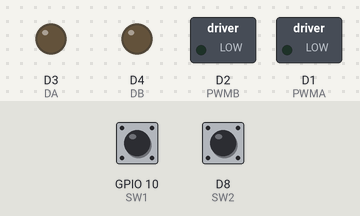
Recording of a sketch running on a simulated ESP8266 (NodeMCU). On the bench: switched loads named in the sketch (green lamp = pin HIGH), output pins drawn as LEDs (lit = HIGH). The inputs (shaded band) are chosen by the test bench; at power-on: GPIO 10 (SW1) LOW, D8 (SW2) LOW. WiFi joins after 1.5 s; servers stay silent unless stated; what the sketch prints to the serial monitor is not drawn.

Above: at 3.2 s.
3.3 s: GPIO 10 (SW1) pulled HIGH for 1 s
At 4.4 s:
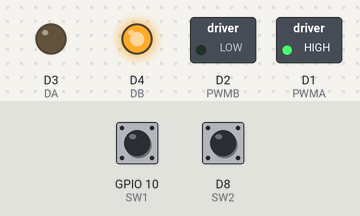
6.5 s: D8 (SW2) pulled HIGH for 1 s
At 8.8 s:
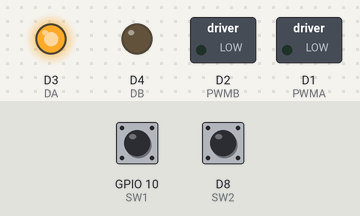
9.5 s: D8 (SW2) pulled HIGH for 3.2 s
At 10.4 s:
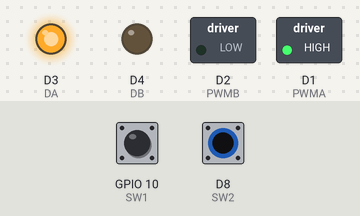
14.5 s: GPIO 10 (SW1) pulled HIGH for 3.2 s
At 15.6 s:
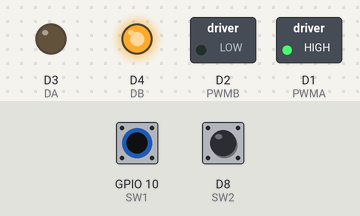
Timing chart, 0 to 19.5 s (numbered marks = the images above; inputs shaded):
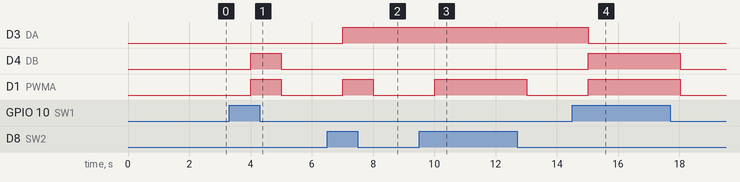

The sketch:

nodemcu.ino
```cpp
#include <ESP8266WiFi.h>
#include <ESPAsyncTCP.h>
#include <ESPAsyncWebServer.h>

//핀번호 정의
int PWMA = D1;
int PWMB = D2;
int DA = D3;
int DB = D4;
int SW1 = 10; //SD3 pin
int SW2 = D8; //8 pin
int SW3 = D7; //7 pin
int SW4 = D6; //6 pin
int SW5 = D5; //5 pin
int motorSpeed = 400;
const char* ssid     = "seongmin";
const char* password = "qwer1234";
String safedata = "고리가 연결되었습니다.";
AsyncWebServer server(80);

AsyncEventSource events("/events");

unsigned long lastTime = 0;
unsigned long timerDelay = 1000;
void initWiFi() {
    WiFi.mode(WIFI_STA);
    WiFi.begin(ssid, password);
    Serial.println("Connecting to WiFi seongmin..");
    while (WiFi.status() != WL_CONNECTED) {
        Serial.println('.');
        delay(1000);
    }
    Serial.println(WiFi.localIP());
}
String processor(const String& var){
  //Serial.println(var);
  if(var == "SAFEDATA"){
    return String(safedata);
  }
}
const char index_html[] PROGMEM = R"rawliteral(
<!DOCTYPE HTML><html>
<head>
  <meta charset="utf-8">
  <title>ESP Web Server</title>
  <meta name="viewport" content="width=device-width, initial-scale=1">
  <link rel="stylesheet" href="https://use.fontawesome.com/releases/v5.7.2/css/all.css" integrity="sha384-fnmOCqbTlWIlj8LyTjo7mOUStjsKC4pOpQbqyi7RrhN7udi9RwhKkMHpvLbHG9Sr" crossorigin="anonymous">
  <link rel="icon" href="data:,">
  <style>
    html {font-family: Arial; display: inline-block; text-align: center;}
    p { font-size: 1.2rem;}
    body {  margin: 0;}
    .topnav { overflow: hidden; background-color: #50B8B4; color: white; font-size: 1rem; }
    .content { padding: 20px; }
    .card { background-color: white; box-shadow: 2px 2px 12px 1px rgba(140,140,140,.5); }
    .cards { max-width: 800px; margin: 0 auto; display: grid; grid-gap: 2rem; grid-template-columns: repeat(auto-fit, minmax(200px, 1fr)); }
    .reading { font-size: 1.4rem; }
  </style>
</head>
<body>
  <div class="topnav">
    <h1>안전고리 체결감지 센서</h1>
  </div>
  <div class="content">
    <div class="cards">
      <div class="card">
        <p> 1번 고리</p><p><span class="reading"><span id="safe">%SAFEDATA%</span></span></p>
      </div>
      <div class="card">
        <p> n번 고리</p><p><span class="reading"><span id="hum">연결안됨</span></span></p>
      </div>
      <div class="card">
        <p> n번 고리</p><p><span class="reading"><span id="pres">연결안됨</span></span></p>
      </div>
      <div class="card">
        <p> n번 고리</p><p><span class="reading"><span id="temp">연결안됨</span></span></p>
      </div>
      <div class="card">
        <p> n번 고리</p><p><span class="reading"><span id="hum">연결안됨</span></span></p>
      </div>
      <div class="card">
        <p> n번 고리</p><p><span class="reading"><span id="pres">연결안됨</span></span></p>
      </div>
      <div class="card">
        <p> n번 고리</p><p><span class="reading"><span id="temp">연결안됨</span></span></p>
      </div>
      <div class="card">
        <p> n번 고리</p><p><span class="reading"><span id="hum">연결안됨</span></span></p>
      </div>
      <div class="card">
        <p> n번 고리</p><p><span class="reading"><span id="pres">연결안됨</span></span></p>
      </div>
    </div>
  </div>
<script>
if (!!window.EventSource) {
 var source = new EventSource('/events');

 source.addEventListener('open', function(e) {
  console.log("Events Connected");
 }, false);
 source.addEventListener('error', function(e) {
  if (e.target.readyState != EventSource.OPEN) {
    console.log("Events Disconnected");
  }
 }, false);

 source.addEventListener('message', function(e) {
  console.log("message", e.data);
 }, false);

 source.addEventListener('safedata', function(e) {
  console.log("safedata", e.data);
  document.getElementById("safe").innerHTML = e.data;
 }, false);
}
</script>
</body>
</html>)rawliteral";

void setup() {
  Serial.begin(115200);
  initWiFi();
  pinMode(LED_BUILTIN, OUTPUT);
  pinMode(PWMA, OUTPUT);
  pinMode(PWMB, OUTPUT);
  pinMode(DA, OUTPUT);
  pinMode(DB, OUTPUT);
  pinMode(SW1, INPUT);
  //motor 초기화
  digitalWrite(PWMA, 0);
  digitalWrite(PWMB, 0);
    server.on("/", HTTP_GET, [](AsyncWebServerRequest *request){
    request->send_P(200, "text/html", index_html, processor);
  });
    events.onConnect([](AsyncEventSourceClient *client){
    if(client->lastId()){
      Serial.printf("Client reconnected! Last message ID that it got is: %u\n", client->lastId());
    }
    // send event with message "hello!", id current millis
    // and set reconnect delay to 1 second
    client->send("hello!", NULL, millis(), 10000);
  });
  server.addHandler(&events);
  server.begin();
}


// 보드LED = D0, ESP LED = LED_BUILTIN
// SWITCH ON = 1, OFF = 0
// motor 멈춤 = pwm 모터스피드0일시 멈춤
// motor 작동 = DIRA,B high = 순방향, low = 역방향

void loop() {
  if ((millis() - lastTime) > timerDelay) {
    if(digitalRead(SW1) == 1){
      digitalWrite(D0, LOW);
      digitalWrite(LED_BUILTIN, HIGH);
      digitalWrite(PWMA, motorSpeed);
      digitalWrite(DA, LOW);
    }
    else if(digitalRead(SW2) == 1){
      digitalWrite(D0, LOW);
      digitalWrite(LED_BUILTIN, LOW);
      digitalWrite(PWMA, motorSpeed);
      digitalWrite(DA, HIGH);
    }
    else{
    digitalWrite(D0, HIGH);
    digitalWrite(LED_BUILTIN, LOW);
    digitalWrite(PWMA, 0);
    events.send(String(safedata).c_str(),"safedata",millis());
    }
  lastTime = millis();
  }
}
```

Measured:
- after the input at 3.3 s, D4 (DB), D1 (PWMA): LOW → HIGH after 0.71 s, → LOW 1.0 s later
- after the input at 6.5 s, D3 (DA): LOW → HIGH after 0.51 s; D1 (PWMA): LOW → HIGH after 0.51 s, → LOW 1.0 s later
- after the input at 9.5 s, D1 (PWMA): LOW → HIGH after 0.51 s, → LOW 3.0 s later
- after the input at 14.5 s, D3 (DA): HIGH → LOW after 0.52 s; D4 (DB), D1 (PWMA): LOW → HIGH after 0.52 s, → LOW 3.0 s later
